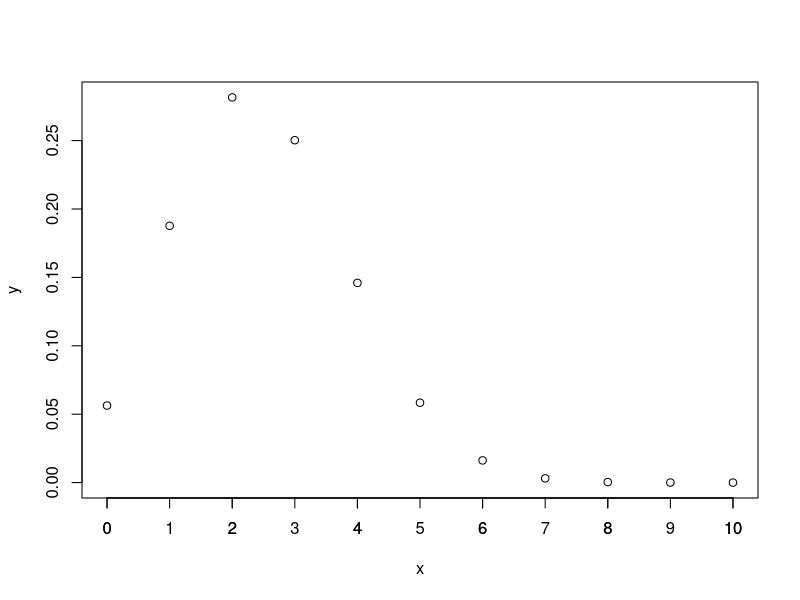
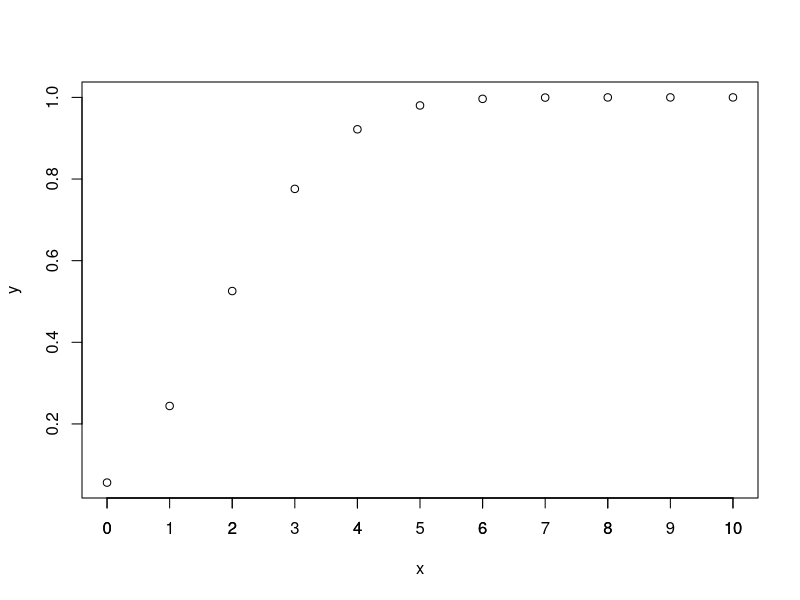
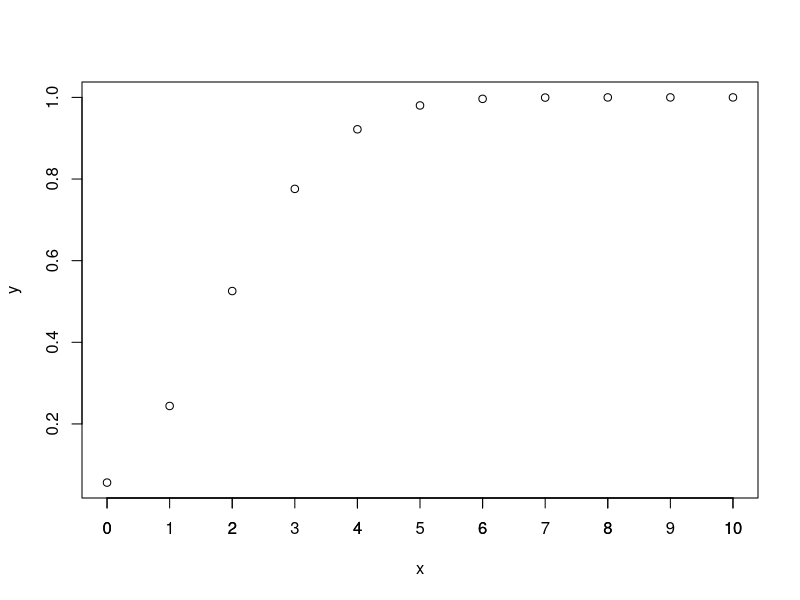
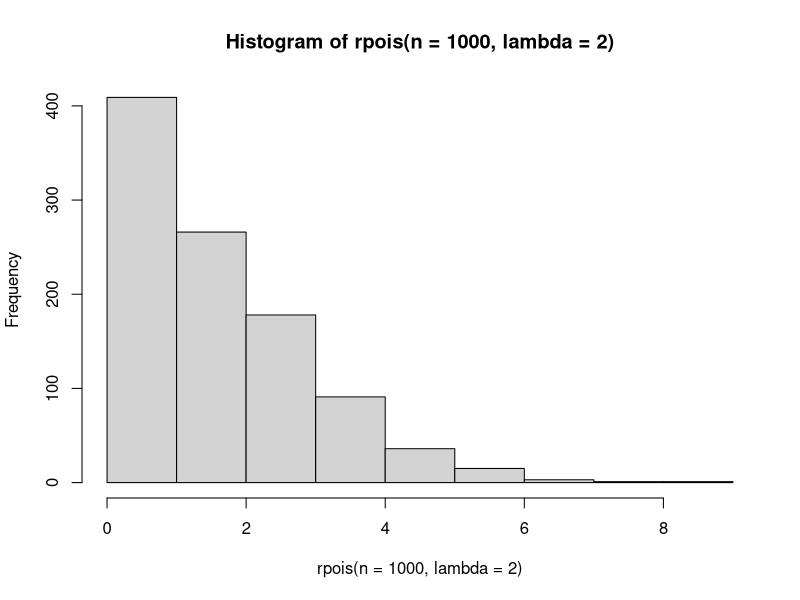
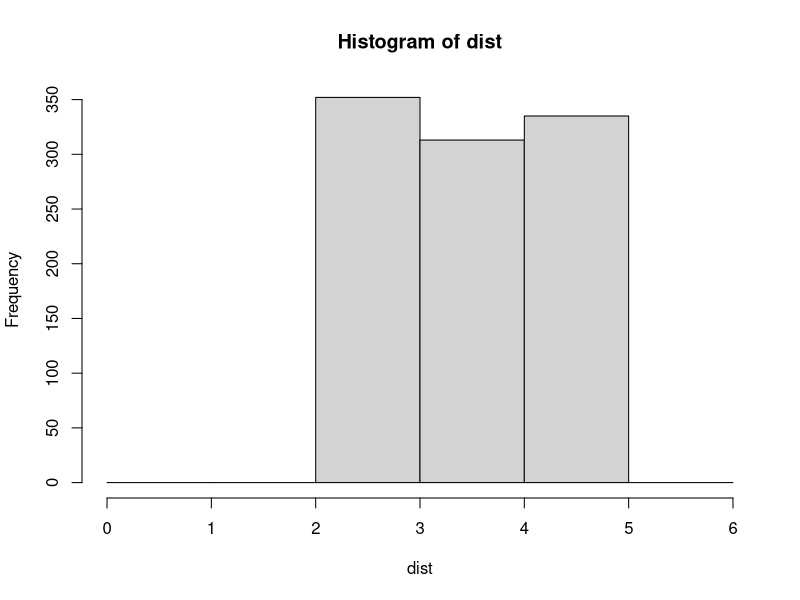
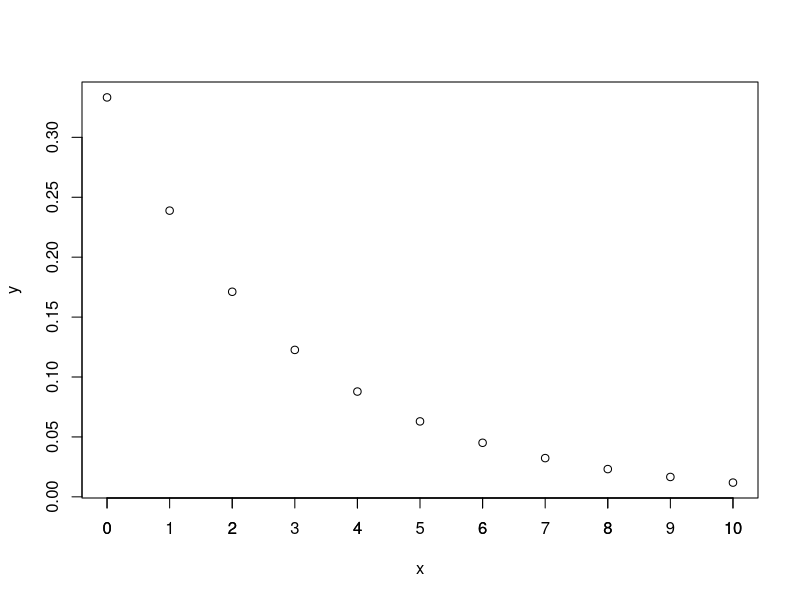
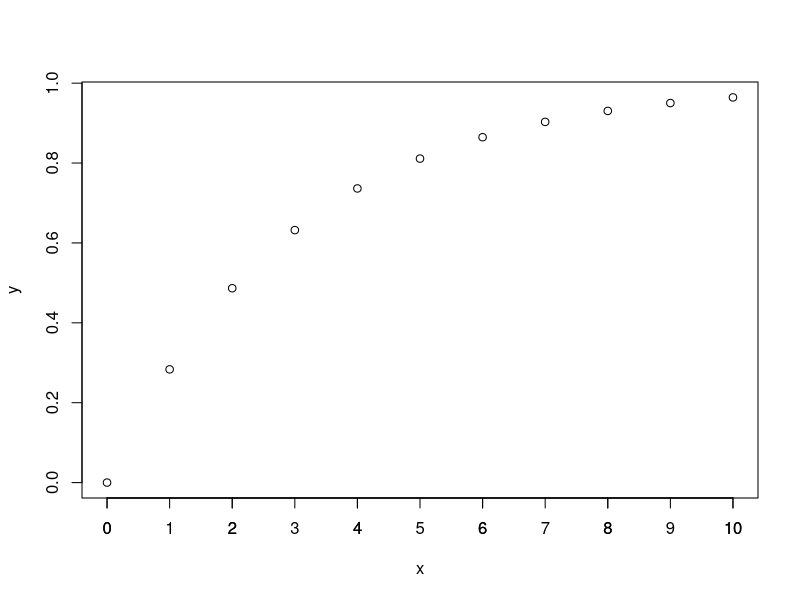
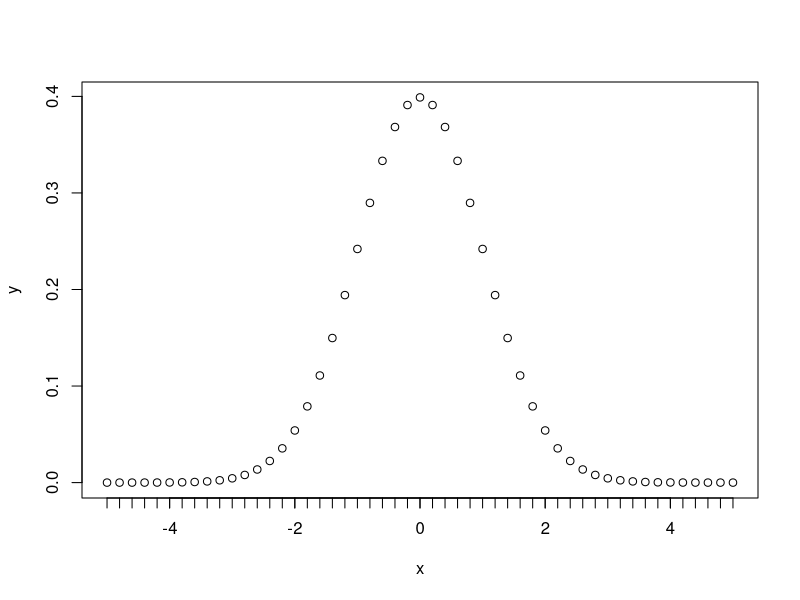

Write the R code that produced these figures, in order.
## ---- chunk 1
knitr::opts_chunk$set(echo = TRUE, collapse = TRUE)
library(kableExtra)
## ---- chunk 2
args(lapply)
lapply
## ---- chunk 3
x <-  list(a=1:10, b=rnorm(10), c=seq(from=100, to=200, by=2))
lapply(x, mean)
## ---- chunk 4
x <- 1:3
as.list(1:3) #taip lapply mato vektorių x konvertvus jį į list objektą
lapply(x, runif)
## ---- chunk 5
x <- 1:3
lapply(x, runif, min=5, max=10)
## ---- chunk 6
x <- list(a=matrix(1:9, nrow=3, ncol = 3), 
          b=matrix(1:4, nrow = 2, ncol=2))
lapply(x, function(elt) elt[,1, drop=FALSE]) #elt yra anoniminė funkcija
## ---- chunk 7
x <-  list(a=1:10, b=rnorm(10), c=seq(from=100, to=200, by=2))
lapply(x, mean)
## ---- chunk 8
x <-  list(a=1:10, b=rnorm(10), c=seq(from=100, to=200, by=2))
sapply(x, mean)
## ---- chunk 9
str(apply)
## ---- chunk 10
x <- matrix(1:4,2,2)
x
apply(x, 1, mean) #1 - eiltuėms
apply(x, 2, mean) #2 - stulpeliams
apply(x, 1, sum)
apply(x, 2, sum)

## ---- chunk 11
x <- matrix(rnorm(20),5,4)
apply(x, 1, quantile, probs=c(0.25 ,0.5, 0.75))

## ---- chunk 12
x <- array(data=rnorm(40), dim = c(2,2,10))
apply(x, c(1,2), mean)
## ---- chunk 13
str(mapply)
## ---- chunk 14
list(rep(1,4), rep(2,3), rep(3,2), rep(4,1))
## ---- chunk 15
mapply(rep, 1:4, 4:1)
## ---- chunk 16
noise <- function(n, mean, sd){
        rnorm(n, mean, sd)
}

noise(4,1,2) # veikia kaip tikėtasi
# list(noise(1,1,0.1),noise(2,2,0.1),noise(3,3,0.1),noise(4,4,0.1))
noise(1:4,1:4,0.01) # veikia ne kaip tikėtasi
## ---- chunk 17
noise <- function(n, mean, sd){
        rnorm(n, mean, sd)
}
# list(noise(1,1,0.1),noise(2,2,0.1),noise(3,3,0.1),noise(4,4,0.1))
mapply(noise, 1:4, 1:4, 0.1)
## ---- chunk 18
str(tapply)
## ---- chunk 19
x <- c(rnorm(10), runif(10), rnorm(10,1))
x
# Generate factors by specifying the pattern of their levels.
#gl(n, k, length = n*k, labels = seq_len(n), ordered = FALSE)
f <- gl(3,10) 
f
tapply(x, f, mean)
## ---- chunk 20
tapply(x, f, mean, simplify = FALSE)
## ---- chunk 21
tapply(x, f, summary)
## ---- chunk 22
str(split)
## ---- chunk 23
split(x, f)
# dabar galima naudoti lapply / sapply
## ---- chunk 24
lapply(split(x, f),mean)
tapply(x, f, mean)
## ---- chunk 25
head(airquality)
## ---- chunk 26
s <- split(airquality, airquality$Month)
lapply(s, function(x) colMeans(x[,1:4]))
## ---- chunk 27
s <- split(airquality, airquality$Month)
lapply(s, function(x) colMeans(x[,1:4], na.rm=TRUE))
## ---- chunk 28
s <- split(airquality, airquality$Month)
sapply(s, function(x) colMeans(x[,1:4], na.rm=TRUE))
## ---- chunk 29
regionas <- as.factor(rep(c("Vilnius", "Kaunas", "Klaidpėda"), each=10 ))
lytis <- as.factor(c("M", "V"))
x <- data.frame(metai=rep(2013:2017),
                regionas=rep(c("Vilnius", "Kaunas", "Klaidpėda"), each=10 ),
                lytis=c("M", "V"),
                bvp=rep(runif(5,100,200),3),
                vartojimas=rnorm(30)
                )
s <- split(x, list(regionas, lytis))
## ---- chunk 30
head(x,15)
## ---- chunk 31
head(s,2)

## ---- chunk 32
sapply(s, function(x) mean(x[,4]))
sapply(s, function(x) colMeans(x[,4:5]))
## ---- chunk 33
set.seed(1)
rnorm(n=5, mean=5, sd=2)
rnorm(n=5, mean=5, sd=2)
set.seed(1)
rnorm(n=5, mean=5, sd=2)
## ---- chunk 34
# tikimybė jog studentas atsakys lygiai 4 teisingai
dbinom(x=4, size = 10, prob = 0.25)
## ---- chunk 35
x <- seq(from=0, to=10, by=1)
y <- dbinom(x, size=10, prob=0.25)
plot(x,y, type = "p")
axis(side = 1, at = x,labels = T)
## ---- chunk 36
# todėl norint žinoti tikimybę jog studentas atsakys į 4 arba mažiau
dbinom(x=0, size = 10, prob = 0.25)+
        dbinom(x=1, size = 10, prob = 0.25)+
        dbinom(x=2, size = 10, prob = 0.25)+
        dbinom(x=3, size = 10, prob = 0.25)+
        dbinom(x=4, size = 10, prob = 0.25)

# alternatyviai galima pasinaudoti pbinom()
pbinom(q=4, size= 10, prob = 0.25, lower.tail = TRUE)
# tačiau piktąjį dėstytoją domina, 
# kokia tikimybė, jog studentas "praslys":
pbinom(q=4, size= 10, prob = 0.25, lower.tail = FALSE)
## ---- chunk 37
x <- seq(from=0, to=10, by=1)
y <- pbinom(x, size=10, prob=0.25)
plot(x,y, type = "p")
axis(side = 1, at = x,labels = T)
## ---- chunk 38
qbinom(0.1, 10, 0.25, lower.tail = FALSE)
## ---- chunk 39
x <- seq(from=0, to=10, by=1)
y <- pbinom(x, size=10, prob=0.25)
plot(x,y, type = "p")
axis(side = 1, at = x,labels = T)
## ---- chunk 40
rpois(n=10, lambda = 1)
rpois(n=10, lambda=2)
hist(rpois(n=1000, lambda=2))
## ---- chunk 41
dpois(5, 50) ## 5 Pr(x=5), lambda=50
dpois(30 , 50) ## 30  Pr(x=30), lambda=50
dpois(60, 50) ## 60  Pr(x=50), lambda=50

ppois(5, 50) ## 5 arba mažiau skambučių Pr(x<=5), lambda=50
ppois(30, 50) ## 30 arba mažiau skambučių Pr(x<=30), lambda=50
ppois(60, 50) ## 60 arba mažiau skambučių Pr(x<=50),lambda=50
## ---- chunk 42
ppois(q=65, lambda = 50, lower.tail = TRUE)
ppois(q=65, lambda = 50, lower.tail = FALSE)

# Kiek papildomų skambučių reiktų papildomai galėti priimti?
qpois(p=0.001, lambda = 50, lower.tail = FALSE)
ceiling(
        (qpois(p=0.001, lambda = 50, lower.tail = FALSE) - 65) / 5
        )
## ---- chunk 43
dist <- runif(n=1000, min=2, max=5)
hist(dist, breaks = seq(from=0, to=6, by=1))
## ---- chunk 44
pexp(2, rate=1/3)
## ---- chunk 45
x <- seq(from=0, to=10, by=1)
y <- dexp(x, rate=1/3 )
plot(x,y, type = "p")
axis(side = 1, at = x,labels = T)
## ---- chunk 46
x <- seq(from=0, to=10, by=1)
y <- pexp(x, rate=1/3 )
plot(x,y, type = "p")
axis(side = 1, at = x,labels = T)
## ---- chunk 47
x <- seq(from=-5, to=5, by=0.2)
y <- dnorm(x)
plot(x,y, type = "p")
axis(side = 1, at = x,labels = F)
## ---- chunk 48
x <- seq(from=-5, to=5, by=0.2)
y <- pnorm(x)
plot(x,y, type = "p")
axis(side = 1, at = x,labels = F)
